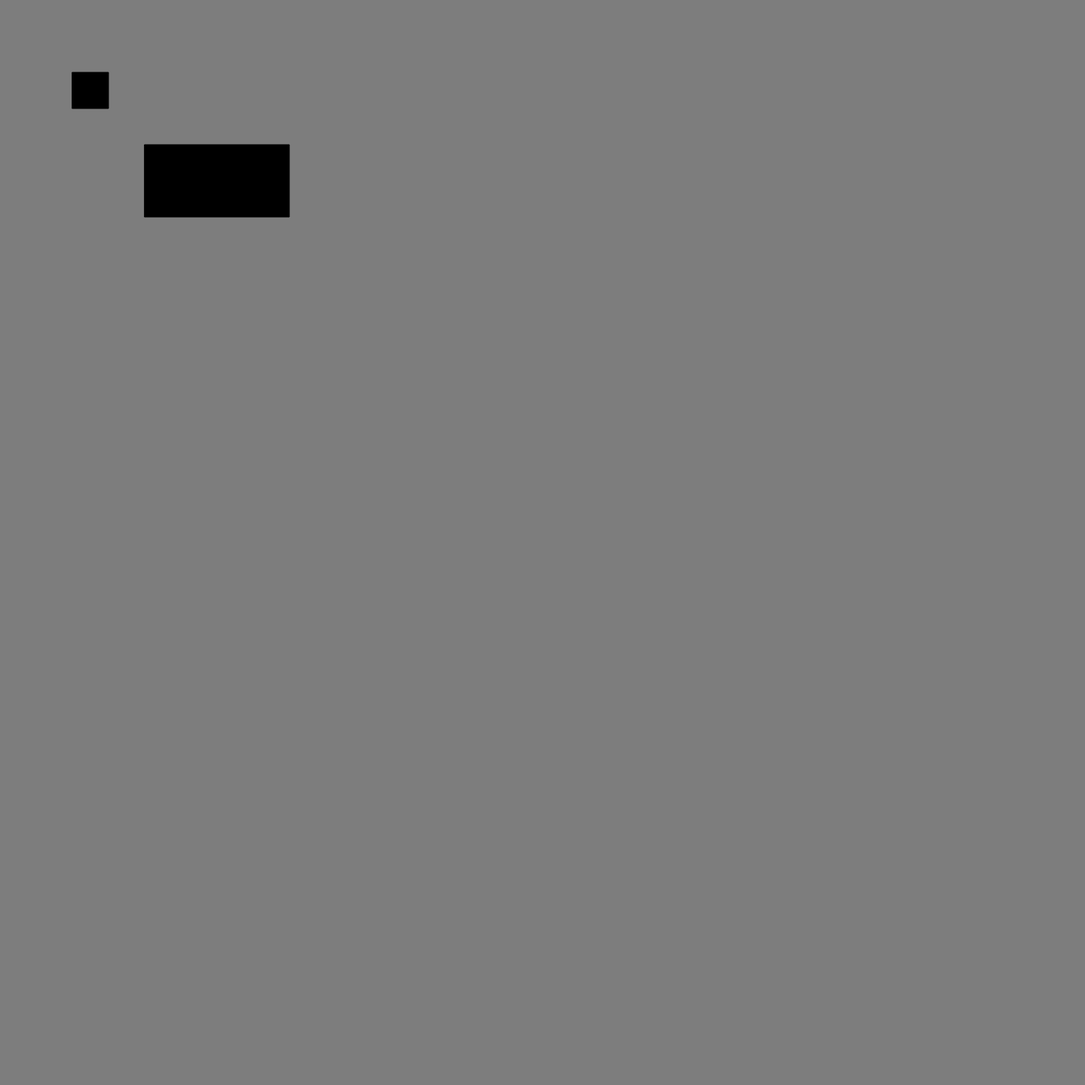
Frame 1 (no input)
Frame 60 (no input): identical to frame 1, image omitted
Frame 120 (the mouse pressed at the canvas centre since frame 60): identical to frame 1, image omitted

The p5.js sketch that drew this single still picture (run headless with seeded random() and noise() and a simulated clock; from frame 60 on, the mouse is pressed at the canvas centre):

// p5.js sketch
// ── sketch.js
var state = false;
var button1;
var button2;

function setup() {
    createCanvas(1500, 1500);
    background(0);
    button1 = new Button(200,200,200,100);
    button2 = new Button(100,100,50,50);
}

function draw() {   
    background(125);
    button1.draw();
    button2.draw();
}

function mousePressed() {
    button1.flick(mouseX, mouseY);
    button2.flick(mouseX, mouseY);
}

class Button {
    constructor(x, y, w, h) {
        this.state = false;
        this.locX = x;
        this.locY = y;
        this.w = w;
        this.h = h;
    }

    draw() {
        if (this.state) {
            fill(255);
        }
        else {
            fill(0);
        }
        rect(this.locX, this.locY, this.w, this.h);
    }

    flick(x,y) {
        if (x > this.locX && x < (this.locX+this.w) && y > this.locY && y < (this.locY+this.h)) {
            this.state = !this.state;
        }
    }


}
